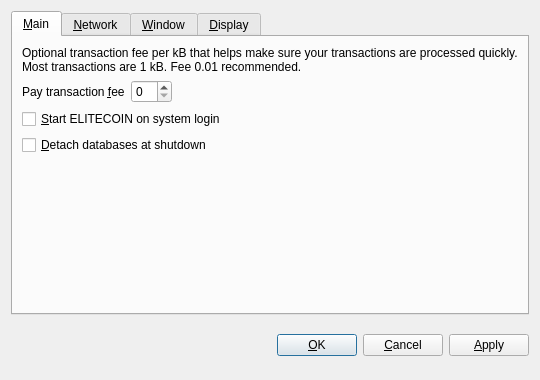
<?xml version="1.0" encoding="UTF-8"?>
<ui version="4.0">
 <class>OptionsDialog</class>
 <widget class="QDialog" name="OptionsDialog">
  <property name="geometry">
   <rect>
    <x>0</x>
    <y>0</y>
    <width>540</width>
    <height>380</height>
   </rect>
  </property>
  <property name="windowTitle">
   <string>Options</string>
  </property>
  <property name="modal">
   <bool>true</bool>
  </property>
  <layout class="QVBoxLayout" name="verticalLayout">
   <item>
    <widget class="QTabWidget" name="tabWidget">
     <property name="tabPosition">
      <enum>QTabWidget::North</enum>
     </property>
     <property name="currentIndex">
      <number>0</number>
     </property>
     <widget class="QWidget" name="tabMain">
      <attribute name="title">
       <string>&amp;Main</string>
      </attribute>
      <layout class="QVBoxLayout" name="verticalLayout_Main">
       <item>
        <widget class="QLabel" name="transactionFeeInfoLabel">
         <property name="text">
          <string>Optional transaction fee per kB that helps make sure your transactions are processed quickly. Most transactions are 1 kB. Fee 0.01 recommended.</string>
         </property>
         <property name="textFormat">
          <enum>Qt::PlainText</enum>
         </property>
         <property name="wordWrap">
          <bool>true</bool>
         </property>
        </widget>
       </item>
       <item>
        <layout class="QHBoxLayout" name="horizontalLayout_Main">
         <item>
          <widget class="QLabel" name="transactionFeeLabel">
           <property name="text">
            <string>Pay transaction &amp;fee</string>
           </property>
           <property name="textFormat">
            <enum>Qt::PlainText</enum>
           </property>
           <property name="buddy">
            <cstring>transactionFee</cstring>
           </property>
          </widget>
         </item>
         <item>
          <widget class="BitcoinAmountField" name="transactionFee"/>
         </item>
         <item>
          <spacer name="horizontalSpacer_Main">
           <property name="orientation">
            <enum>Qt::Horizontal</enum>
           </property>
           <property name="sizeHint" stdset="0">
            <size>
             <width>40</width>
             <height>20</height>
            </size>
           </property>
          </spacer>
         </item>
        </layout>
       </item>
       <item>
        <widget class="QCheckBox" name="bitcoinAtStartup">
         <property name="toolTip">
          <string>Automatically start ELITECOIN after logging in to the system.</string>
         </property>
         <property name="text">
          <string>&amp;Start ELITECOIN on system login</string>
         </property>
        </widget>
       </item>
       <item>
        <widget class="QCheckBox" name="detachDatabases">
         <property name="toolTip">
          <string>Detach block and address databases at shutdown. This means they can be moved to another data directory, but it slows down shutdown. The wallet is always detached.</string>
         </property>
         <property name="text">
          <string>&amp;Detach databases at shutdown</string>
         </property>
        </widget>
       </item>
       <item>
        <spacer name="verticalSpacer_Main">
         <property name="orientation">
          <enum>Qt::Vertical</enum>
         </property>
         <property name="sizeHint" stdset="0">
          <size>
           <width>20</width>
           <height>40</height>
          </size>
         </property>
        </spacer>
       </item>
      </layout>
     </widget>
     <widget class="QWidget" name="tabNetwork">
      <attribute name="title">
       <string>&amp;Network</string>
      </attribute>
      <layout class="QVBoxLayout" name="verticalLayout_Network">
       <item>
        <widget class="QCheckBox" name="mapPortUpnp">
         <property name="toolTip">
          <string>Automatically open the ELITECOIN client port on the router. This only works when your router supports UPnP and it is enabled.</string>
         </property>
         <property name="text">
          <string>Map port using &amp;UPnP</string>
         </property>
        </widget>
       </item>
       <item>
        <widget class="QCheckBox" name="connectSocks">
         <property name="toolTip">
          <string>Connect to the ELITECOIN network through a SOCKS proxy (e.g. when connecting through Tor).</string>
         </property>
         <property name="text">
          <string>&amp;Connect through SOCKS proxy:</string>
         </property>
        </widget>
       </item>
       <item>
        <layout class="QHBoxLayout" name="horizontalLayout_Network">
         <item>
          <widget class="QLabel" name="proxyIpLabel">
           <property name="text">
            <string>Proxy &amp;IP:</string>
           </property>
           <property name="textFormat">
            <enum>Qt::PlainText</enum>
           </property>
           <property name="buddy">
            <cstring>proxyIp</cstring>
           </property>
          </widget>
         </item>
         <item>
          <widget class="QValidatedLineEdit" name="proxyIp">
           <property name="maximumSize">
            <size>
             <width>140</width>
             <height>16777215</height>
            </size>
           </property>
           <property name="toolTip">
            <string>IP address of the proxy (e.g. 127.0.0.1)</string>
           </property>
          </widget>
         </item>
         <item>
          <widget class="QLabel" name="proxyPortLabel">
           <property name="text">
            <string>&amp;Port:</string>
           </property>
           <property name="textFormat">
            <enum>Qt::PlainText</enum>
           </property>
           <property name="buddy">
            <cstring>proxyPort</cstring>
           </property>
          </widget>
         </item>
         <item>
          <widget class="QLineEdit" name="proxyPort">
           <property name="maximumSize">
            <size>
             <width>55</width>
             <height>16777215</height>
            </size>
           </property>
           <property name="toolTip">
            <string>Port of the proxy (e.g. 9050)</string>
           </property>
          </widget>
         </item>
         <item>
          <widget class="QLabel" name="socksVersionLabel">
           <property name="text">
            <string>SOCKS &amp;Version:</string>
           </property>
           <property name="textFormat">
            <enum>Qt::PlainText</enum>
           </property>
           <property name="buddy">
            <cstring>socksVersion</cstring>
           </property>
          </widget>
         </item>
         <item>
          <widget class="QValueComboBox" name="socksVersion">
           <property name="toolTip">
            <string>SOCKS version of the proxy (e.g. 5)</string>
           </property>
          </widget>
         </item>
         <item>
          <spacer name="horizontalSpacer_Network">
           <property name="orientation">
            <enum>Qt::Horizontal</enum>
           </property>
           <property name="sizeHint" stdset="0">
            <size>
             <width>40</width>
             <height>20</height>
            </size>
           </property>
          </spacer>
         </item>
        </layout>
       </item>
       <item>
        <spacer name="verticalSpacer_Network">
         <property name="orientation">
          <enum>Qt::Vertical</enum>
         </property>
         <property name="sizeHint" stdset="0">
          <size>
           <width>20</width>
           <height>40</height>
          </size>
         </property>
        </spacer>
       </item>
      </layout>
     </widget>
     <widget class="QWidget" name="tabWindow">
      <attribute name="title">
       <string>&amp;Window</string>
      </attribute>
      <layout class="QVBoxLayout" name="verticalLayout_Window">
       <item>
        <widget class="QCheckBox" name="minimizeToTray">
         <property name="toolTip">
          <string>Show only a tray icon after minimizing the window.</string>
         </property>
         <property name="text">
          <string>&amp;Minimize to the tray instead of the taskbar</string>
         </property>
        </widget>
       </item>
       <item>
        <widget class="QCheckBox" name="minimizeOnClose">
         <property name="toolTip">
          <string>Minimize instead of exit the application when the window is closed. When this option is enabled, the application will be closed only after selecting Quit in the menu.</string>
         </property>
         <property name="text">
          <string>M&amp;inimize on close</string>
         </property>
        </widget>
       </item>
       <item>
        <spacer name="verticalSpacer_Window">
         <property name="orientation">
          <enum>Qt::Vertical</enum>
         </property>
         <property name="sizeHint" stdset="0">
          <size>
           <width>20</width>
           <height>40</height>
          </size>
         </property>
        </spacer>
       </item>
      </layout>
     </widget>
     <widget class="QWidget" name="tabDisplay">
      <attribute name="title">
       <string>&amp;Display</string>
      </attribute>
      <layout class="QVBoxLayout" name="verticalLayout_Display">
       <item>
        <layout class="QHBoxLayout" name="horizontalLayout_1_Display">
         <item>
          <widget class="QLabel" name="langLabel">
           <property name="text">
            <string>User Interface &amp;language:</string>
           </property>
           <property name="textFormat">
            <enum>Qt::PlainText</enum>
           </property>
           <property name="buddy">
            <cstring>lang</cstring>
           </property>
          </widget>
         </item>
         <item>
          <widget class="QValueComboBox" name="lang">
           <property name="toolTip">
            <string>The user interface language can be set here. This setting will take effect after restarting ELITECOIN.</string>
           </property>
          </widget>
         </item>
        </layout>
       </item>
       <item>
        <layout class="QHBoxLayout" name="horizontalLayout_2_Display">
         <item>
          <widget class="QLabel" name="unitLabel">
           <property name="text">
            <string>&amp;Unit to show amounts in:</string>
           </property>
           <property name="textFormat">
            <enum>Qt::PlainText</enum>
           </property>
           <property name="buddy">
            <cstring>unit</cstring>
           </property>
          </widget>
         </item>
         <item>
          <widget class="QValueComboBox" name="unit">
           <property name="toolTip">
            <string>Choose the default subdivision unit to show in the interface and when sending coins.</string>
           </property>
          </widget>
         </item>
        </layout>
       </item>
       <item>
        <widget class="QCheckBox" name="displayAddresses">
         <property name="toolTip">
          <string>Whether to show ELITECOIN addresses in the transaction list or not.</string>
         </property>
         <property name="text">
          <string>&amp;Display addresses in transaction list</string>
         </property>
        </widget>
       </item>
       <item>
        <spacer name="verticalSpacer_Display">
         <property name="orientation">
          <enum>Qt::Vertical</enum>
         </property>
         <property name="sizeHint" stdset="0">
          <size>
           <width>20</width>
           <height>40</height>
          </size>
         </property>
        </spacer>
       </item>
      </layout>
     </widget>
    </widget>
   </item>
   <item>
    <layout class="QHBoxLayout" name="horizontalLayout_Buttons">
     <item>
      <spacer name="horizontalSpacer_1">
       <property name="orientation">
        <enum>Qt::Horizontal</enum>
       </property>
       <property name="sizeHint" stdset="0">
        <size>
         <width>40</width>
         <height>48</height>
        </size>
       </property>
      </spacer>
     </item>
     <item>
      <widget class="QLabel" name="statusLabel">
       <property name="font">
        <font>
         <weight>75</weight>
         <bold>true</bold>
        </font>
       </property>
       <property name="text">
        <string/>
       </property>
       <property name="textFormat">
        <enum>Qt::PlainText</enum>
       </property>
       <property name="wordWrap">
        <bool>true</bool>
       </property>
      </widget>
     </item>
     <item>
      <spacer name="horizontalSpacer_2">
       <property name="orientation">
        <enum>Qt::Horizontal</enum>
       </property>
       <property name="sizeHint" stdset="0">
        <size>
         <width>40</width>
         <height>48</height>
        </size>
       </property>
      </spacer>
     </item>
     <item>
      <widget class="QPushButton" name="okButton">
       <property name="text">
        <string>&amp;OK</string>
       </property>
      </widget>
     </item>
     <item>
      <widget class="QPushButton" name="cancelButton">
       <property name="text">
        <string>&amp;Cancel</string>
       </property>
       <property name="autoDefault">
        <bool>false</bool>
       </property>
      </widget>
     </item>
     <item>
      <widget class="QPushButton" name="applyButton">
       <property name="text">
        <string>&amp;Apply</string>
       </property>
       <property name="autoDefault">
        <bool>false</bool>
       </property>
      </widget>
     </item>
    </layout>
   </item>
  </layout>
 </widget>
 <customwidgets>
  <customwidget>
   <class>BitcoinAmountField</class>
   <extends>QSpinBox</extends>
   <header>bitcoinamountfield.h</header>
  </customwidget>
  <customwidget>
   <class>QValueComboBox</class>
   <extends>QComboBox</extends>
   <header>qvaluecombobox.h</header>
  </customwidget>
  <customwidget>
   <class>QValidatedLineEdit</class>
   <extends>QLineEdit</extends>
   <header>qvalidatedlineedit.h</header>
  </customwidget>
 </customwidgets>
 <resources/>
 <connections/>
</ui>
